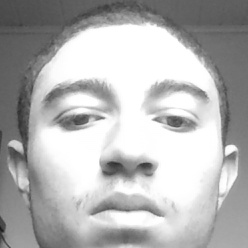
#> input picture ReconhecimentoFacialPets-Python/dataset/User.1.0.jpg, 248 x 248 px, found by its file name; its folder holds 2 pictures in this run
$ python Trainer.py   (Python 2 division)
#> lines starting #> are read from the running program, lines starting #| are printed output that depends on the picture
import os
import cv2
import numpy as np
from PIL import Image

EigenFace = cv2.face.EigenFaceRecognizer_create(15)      # creating EIGEN FACE RECOGNISER
FisherFace = cv2.face.FisherFaceRecognizer_create(2)     # Create FISHER FACE RECOGNISER
LBPHFace = cv2.face.LBPHFaceRecognizer_create(1, 1, 7,7) # Create LBPH FACE RECOGNISER

path = 'dataSet'                                        # path to the photos
def getImageWithID (path):
#> called with path = 'dataSet'
    imagePaths = [os.path.join(path, f) for f in os.listdir(path)]
    FaceList = []
    IDs = []
    for imagePath in imagePaths:
        faceImage = Image.open(imagePath).convert('L')  # Open image and convert to gray
#> faceImage is the input picture: PIL image 248x248 L; min 23, max 255, mean 179.9
        faceImage = faceImage.resize((110,110))         # resize the image so the EIGEN recogniser can be trained
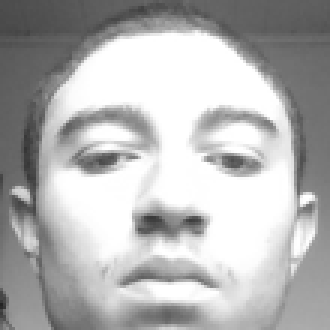
#> faceImage: PIL image 110x110 L (shown 3 times larger); min 35, max 255, mean 179.9
        faceNP = np.array(faceImage, 'uint8')           # convert the image to Numpy array
        ID = int(os.path.split(imagePath)[-1].split('.')[1])    # Retreave the ID of the array
        FaceList.append(faceNP)                         # Append the Numpy Array to the list
        IDs.append(ID)                                  # Append the ID to the IDs list
        cv2.imshow('Training Set', faceNP)              # Show the images in the list
        cv2.waitKey(1)
    return np.array(IDs), FaceList                      # The IDs are converted in to a Numpy array
IDs, FaceList = getImageWithID(path)
#> IDs = [1, 1]; FaceList = 2 items

# ------------------------------------ TRAING THE RECOGNISER ----------------------------------------
print('TRAINING......')
EigenFace.train(FaceList, IDs)                          # The recongniser is trained using the images
print('EIGEN FACE RECOGNISER COMPLETE...')
EigenFace.save('Recogniser/trainingDataEigan.xml')
print('FILE SAVED..')
#> (the run stopped early here; a loop or call above may not have finished)
